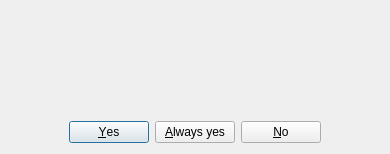
<?xml version="1.0" encoding="UTF-8"?>
<ui version="4.0">
 <class>DosaveallboxDlg</class>
 <widget class="QDialog" name="DosaveallboxDlg">
  <property name="geometry"><rect><x>0</x><y>0</y><width>390</width><height>154</height></rect></property>
  <property name="windowTitle"><string>Save</string></property>
  <layout class="QVBoxLayout" name="layout1">
   <item>
    <widget class="QLabel" name="dosavealltext">
     <property name="nppId" stdset="0"><number>1766</number></property>
     <property name="text"><string/></property>
     <property name="wordWrap"><bool>true</bool></property>
    </widget>
   </item>
   <item>
    <layout class="QHBoxLayout" name="layout2">
     <item>
      <spacer name="spacer3">
       <property name="orientation"><enum>Qt::Horizontal</enum></property>
       <property name="sizeType"><enum>QSizePolicy::Expanding</enum></property>
       <property name="sizeHint" stdset="0"><size><width>0</width><height>0</height></size></property>
      </spacer>
     </item>
     <item>
      <widget class="QPushButton" name="yes">
       <property name="nppId" stdset="0"><number>6</number></property>
       <property name="text"><string>&amp;Yes</string></property>
       <property name="autoDefault"><bool>false</bool></property>
       <property name="default"><bool>true</bool></property>
      </widget>
     </item>
     <item>
      <widget class="QPushButton" name="retry">
       <property name="nppId" stdset="0"><number>4</number></property>
       <property name="text"><string>&amp;Always yes</string></property>
       <property name="autoDefault"><bool>false</bool></property>
      </widget>
     </item>
     <item>
      <widget class="QPushButton" name="no">
       <property name="nppId" stdset="0"><number>7</number></property>
       <property name="text"><string>&amp;No</string></property>
       <property name="autoDefault"><bool>false</bool></property>
      </widget>
     </item>
     <item>
      <spacer name="spacer4">
       <property name="orientation"><enum>Qt::Horizontal</enum></property>
       <property name="sizeType"><enum>QSizePolicy::Expanding</enum></property>
       <property name="sizeHint" stdset="0"><size><width>0</width><height>0</height></size></property>
      </spacer>
     </item>
    </layout>
   </item>
  </layout>
 </widget>
 <resources/>
 <connections/>
</ui>
